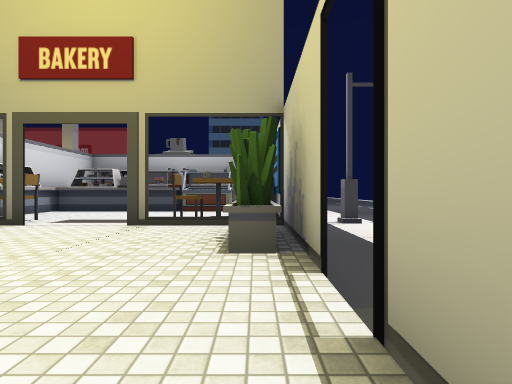
view 1 (above)

16 first-person views from a walk through a 3-D level made in the Unity game engine. The camera is 1.2 m above the floor, looks level and sees 80° across. The floor is counted in squares, 2 m on a side. Each view is taken from the middle of a square. On the plan, view 1 faces up. The plan holds only what a view shows up to about 9 squares ahead; the rest is blank. The place goes on beyond the plan. The player character is not drawn. Door leaves are left out, so doorways stand open. Some surface patterns are stand-ins.

view 2
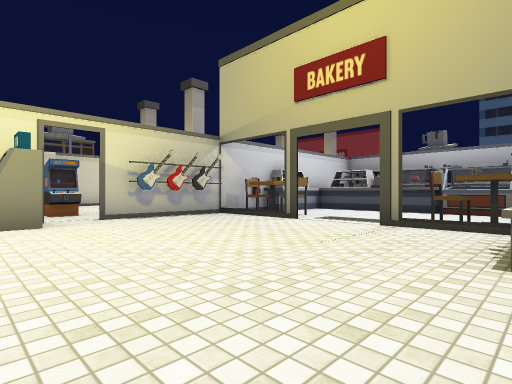

view 3
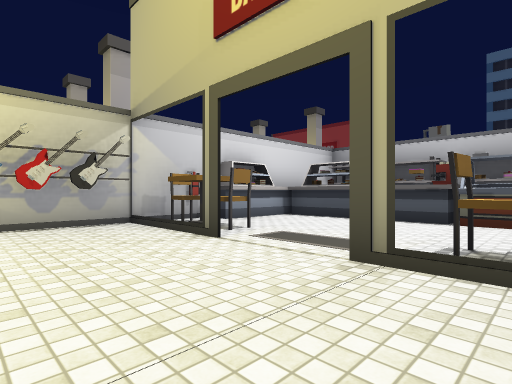

view 4
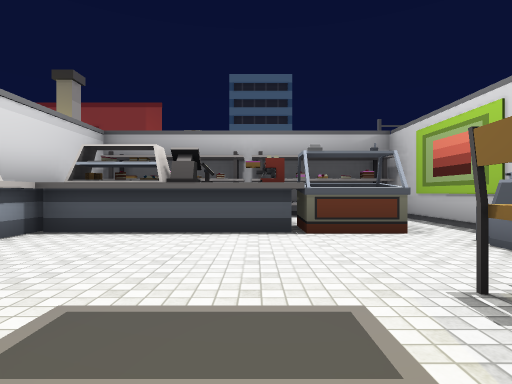

view 5
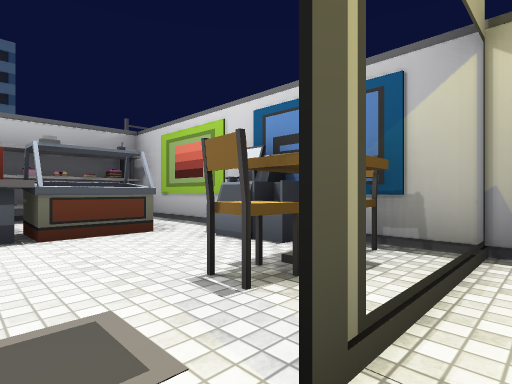

view 6
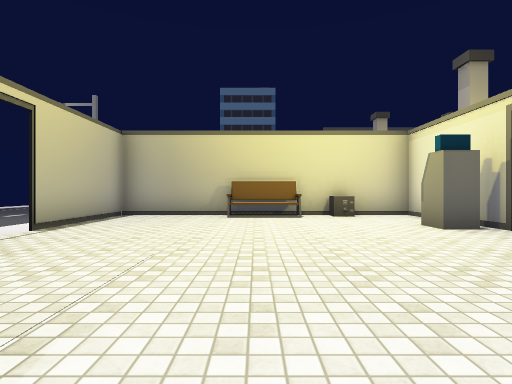

view 7
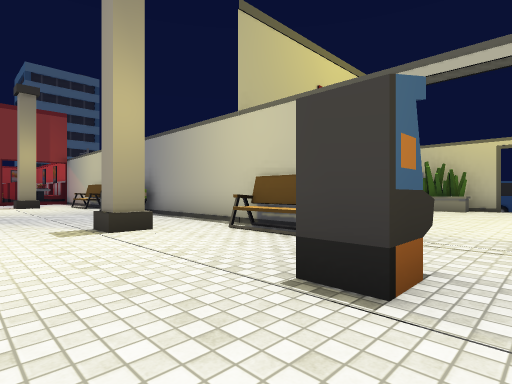

view 8
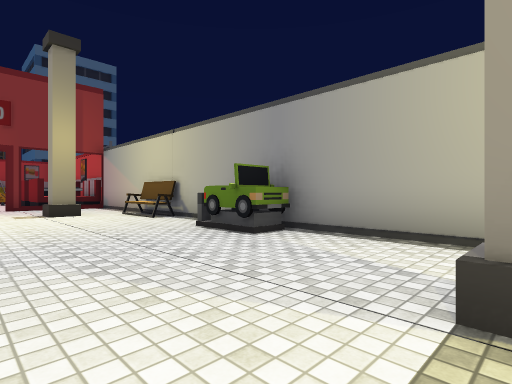

view 9
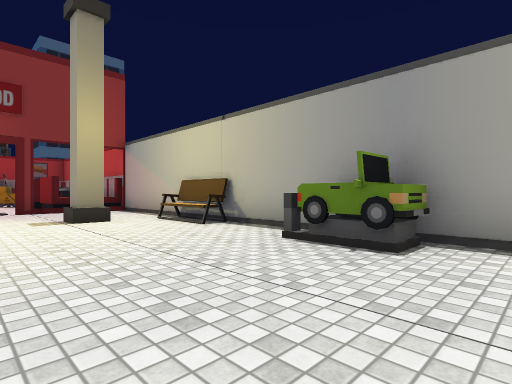

view 10
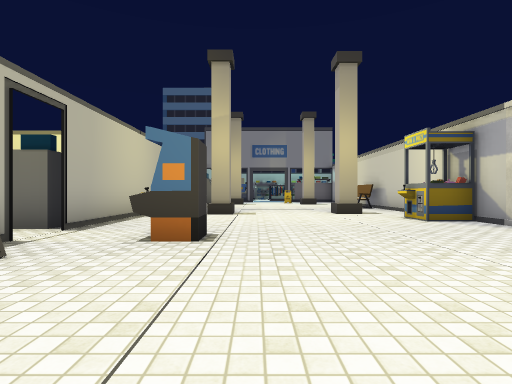

view 11
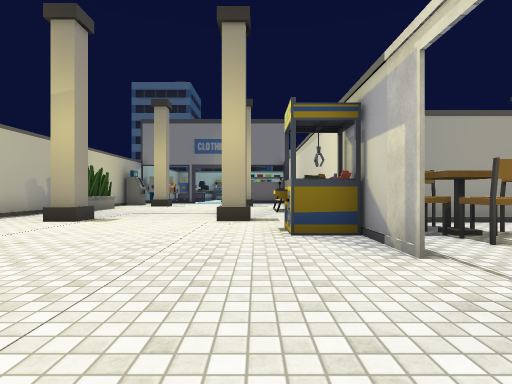

view 12
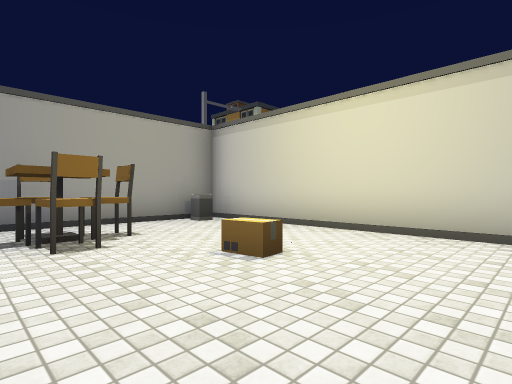

view 13
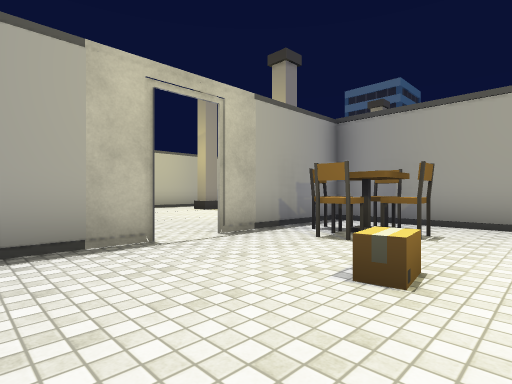

view 14
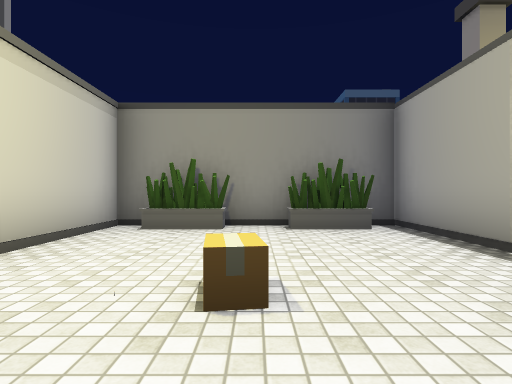

view 15
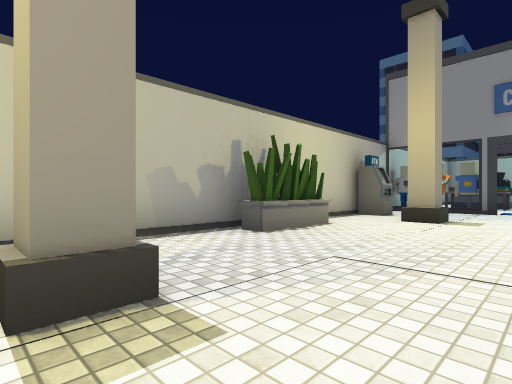

view 16
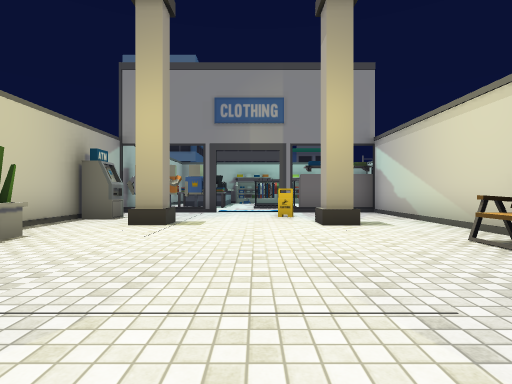

### Floor plan
Key: @ floor where view 1 was taken; # wall or solid block; . main floor; - floor 0.5 m lower than the main floor; / step, stairs or slope; D open door; = window, fence, low wall or low ledge; T table; C chair; P plant; U counter; S shelf; M machine; A cash machine; B bench; O other object.
Columns run from 19 left of view 1 to 1 right of it. Each row starts with its distance up from view 1.
 17          =..#
 16          =..#
 15          .#.#
 14          =..#
 13         .=..#S     S
 12         .=.. SSSSSSS#
 11         .=..#U  MU  #
 10         .=.OUUUUMUU #
  9         .=..#......#
  8         .=..O......#
  7         .=..O.....TO#
  6   OOO#  ..#.#CC...TC#
  5 ####.#  ....S..#.#.P#
  4 #....#......B....-.P-
  3 #....#......O....-.P#
  2 #.O.DD....M.D......DD
  1 #....#......#A......#
  0 #..CCM......#......@#
 -1 O..CCM......#.......#
 -2 O#####......#########
 -3       ....#.#
 -4       ...=..#
 -5      #...=..#
 -6      #...=.P#
 -7      #...=..#
 -8     O ...=..#
 -9     O ....#.#
-10       .O.=.A#
-11        ..=.
-12         .#/
-13           O

Positions as (right, up) in squares from view 1, and headings:
1: (0, 0), facing up
2: (0, 0), facing up-left
3: (-1, 3), facing up-left
4: (-3, 5), facing up
5: (-3, 5), facing up-right
6: (-3, 6), facing down
7: (-11, 1), facing up-right
8: (-11, 6), facing up-right
9: (-11, 8), facing up-right
10: (-10, 6), facing down
11: (-13, 4), facing down
12: (-15, 4), facing down-left
13: (-18, 4), facing down-right
14: (-17, 0), facing up
15: (-11, -2), facing down-right
16: (-11, -3), facing down
